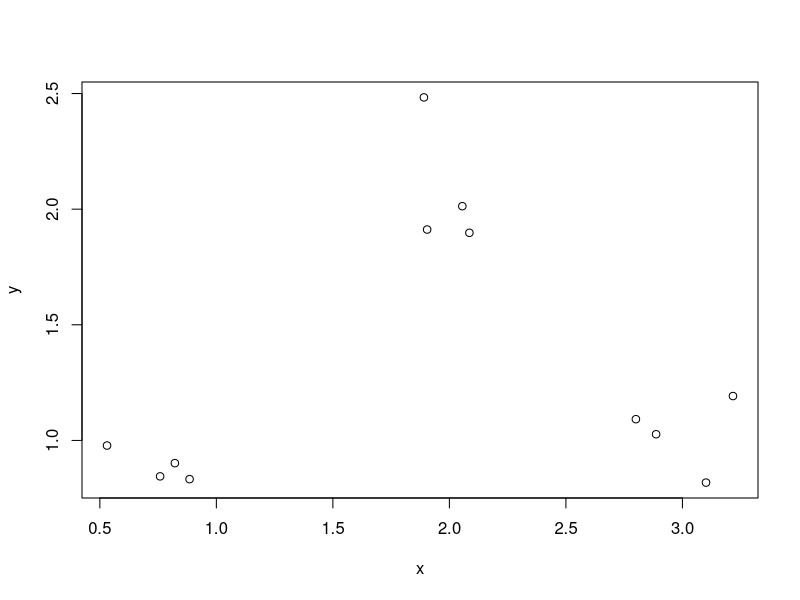
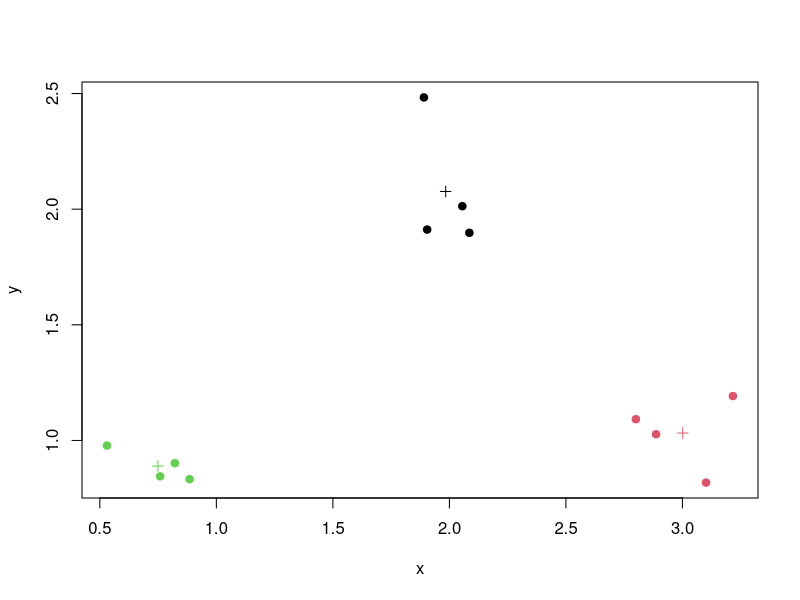

R code for these plots, in order:
set.seed(1234)
x <- rnorm(12, mean=c(1,2,3), sd=0.2)
y <- rnorm(12, mean=c(1,2,1), sd=0.2)

plot(x,y)

coords <- data.frame(x=x, y=y)
km.obj <- kmeans(coords, centers=3)
plot(x, y, col=km.obj$cluster, pch=19)
points(km.obj$centers, pch=3, col=1:3)

